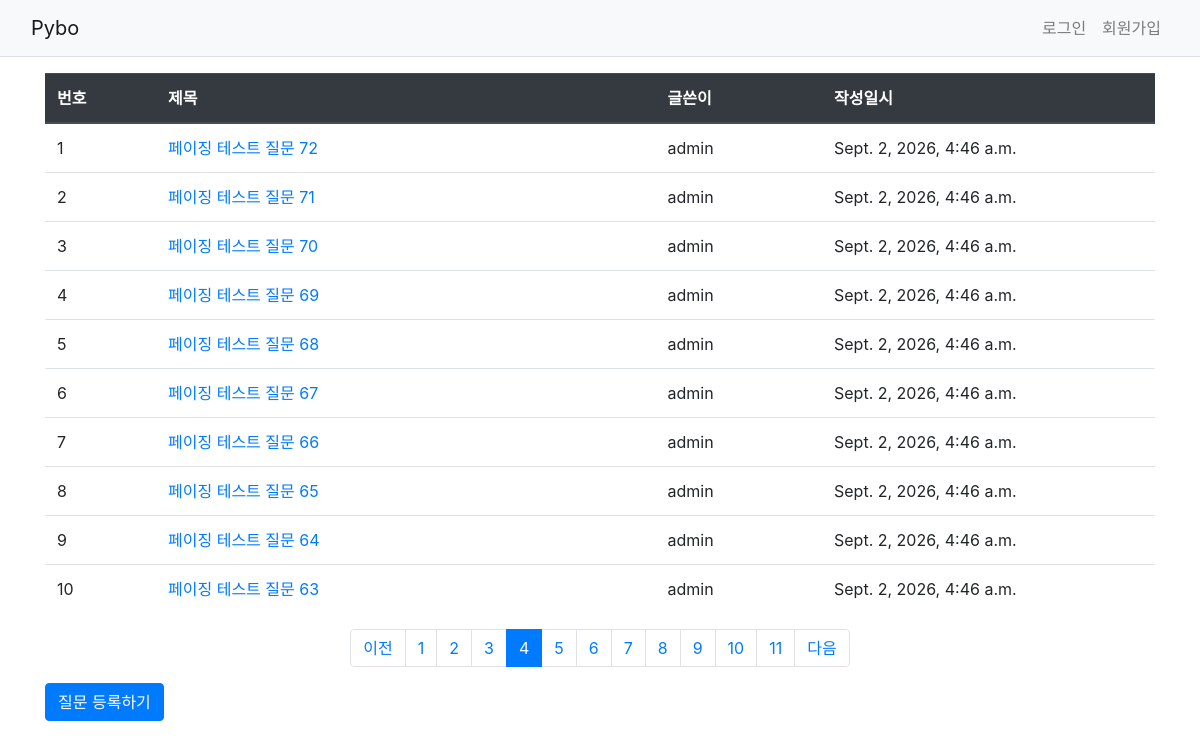
Page /pybo/?page=4 on the committed database.
### pybo/models.py (models this page shows, shortened)
class Question(models.Model):
    author = models.ForeignKey(
        User,
        on_delete=models.CASCADE,
        related_name='author_question',
    )
    subject = models.CharField(
        max_length=200,
    )
    content = models.TextField()
    create_date = models.DateTimeField()
    modify_date = models.DateTimeField(
        null=True,
        blank=True,
    )
    voter = models.ManyToManyField(
        User,
        related_name='voter_question',
        blank=True,
    )

### pybo/views/base_views.py (the view)
def index(request):
    page = request.GET.get('page', '1')
    question_list = Question.objects.order_by('-create_date')
    paginator = Paginator(question_list, 10)
    page_obj = paginator.get_page(page)
    context = {
        'question_list': page_obj,
    }
    return render(
        request,
        'pybo/question_list.html',
        context,
    )

### templates/pybo/question_list.html (shortened to what this page needs)
{% extends 'base.html' %}
{% block content %}
<div class="container my-3">
    <table class="table">
        <thead>
            <tr class="thead-dark">
                <th style="width: 10%;">번호</th>
                <th style="width: 45%;">제목</th>
                <th style="width: 15%;">글쓴이</th>
                <th style="width: 30%;">작성일시</th>
            </tr>
        </thead>
    <tbody>
        {% if question_list %}
            {% for question in question_list %}
            <tr>
                <td>{{ forloop.counter }}</td>
                <td>
                    <a href="{% url 'pybo:detail' question.id %}">
                        {{ question.subject }}
                    </a>
                </td>
                <td>
                    {{ question.author.username }}
                </td>
                <td>{{ question.create_date }}</td>
            </tr>
            {% endfor %}
        {% else %}
            <tr>
                <td colspan="4">
                    질문이 없습니다.
                </td>
            </tr>
        {% endif %}
        </tbody>
    </table>
    <ul class="pagination justify-content-center">
        {% if question_list.has_previous %}
        <li class="page-item">
            <a class="page-link"
               href="?page={{ question_list.previous_page_number }}">
                이전
            </a>
        </li>
        {% else %}
        <li class="page-item disabled">
            <a class="page-link" href="#">
                이전
            </a>
        </li>
        {% endif %}
        {% for page_number in question_list.paginator.page_range %}
        <li class="page-item
                   {% if page_number == question_list.number %}active{% endif %}">
<a class="page-link"
               href="?page={{ page_number }}">
                {{ page_number }}
            </a>
        </li>
        {% endfor %}
        {% if question_list.has_next %}
        <li class="page-item">
            <a class="page-link"
               href="?page={{ question_list.next_page_number }}">
                다음
            </a>
        </li>
        {% else %}
        <li class="page-item disabled">
            <a class="page-link" href="#">
                다음
            </a>
        </li>
        {% endif %}
</ul>
<a href="{% url 'pybo:question_create' %}"
       class="btn btn-primary">
        질문 등록하기
    </a>
</div>
{% endblock %}

### rows in the picture
Question: subject "페이징 테스트 질문 72", author.username "admin", create_date "Sept. 2, 2026, 4:46 a.m."
Question: subject "페이징 테스트 질문 71", author.username "admin", create_date "Sept. 2, 2026, 4:46 a.m."
Question: subject "페이징 테스트 질문 70", author.username "admin", create_date "Sept. 2, 2026, 4:46 a.m."
Question: subject "페이징 테스트 질문 69", author.username "admin", create_date "Sept. 2, 2026, 4:46 a.m."
Question: subject "페이징 테스트 질문 68", author.username "admin", create_date "Sept. 2, 2026, 4:46 a.m."
Question: subject "페이징 테스트 질문 67", author.username "admin", create_date "Sept. 2, 2026, 4:46 a.m."
Question: subject "페이징 테스트 질문 66", author.username "admin", create_date "Sept. 2, 2026, 4:46 a.m."
Question: subject "페이징 테스트 질문 65", author.username "admin", create_date "Sept. 2, 2026, 4:46 a.m."
Question: subject "페이징 테스트 질문 64", author.username "admin", create_date "Sept. 2, 2026, 4:46 a.m."
Question: subject "페이징 테스트 질문 63", author.username "admin", create_date "Sept. 2, 2026, 4:46 a.m."

### other values in the picture
{{ page_number }} "1" "2" "3" "4" "5" "6" "7" "8" "9" "10" "11"
